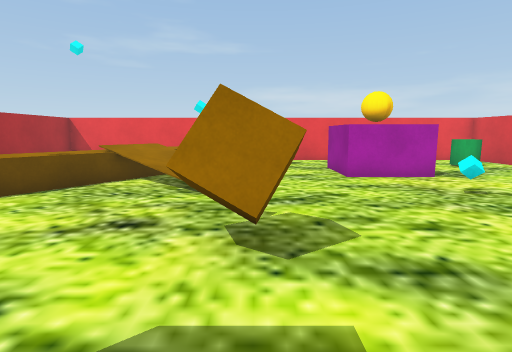
view 1 (above)

15 first-person views from a walk through a scene from a Unity 3-D project. The camera is 1.3 m above the floor, tilts 8° down and sees 80° across. The floor is counted in squares, 1 m on a side. Each view is taken from the middle of a square. On the plan, view 1 faces up. The plan holds only what a view shows up to about 14 squares ahead; the rest is blank. The place goes on beyond the plan. The player character is not drawn.

view 2
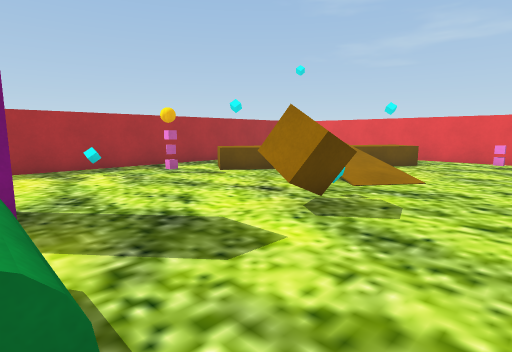

view 3
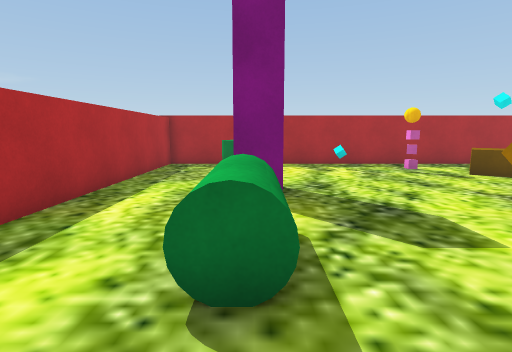

view 4
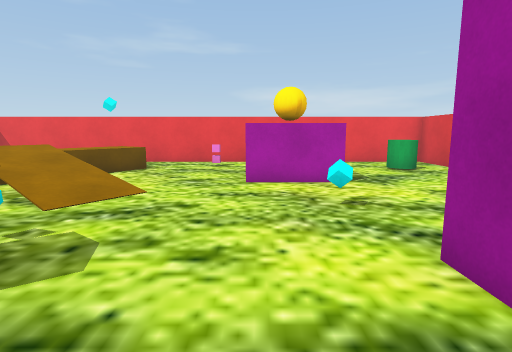

view 5
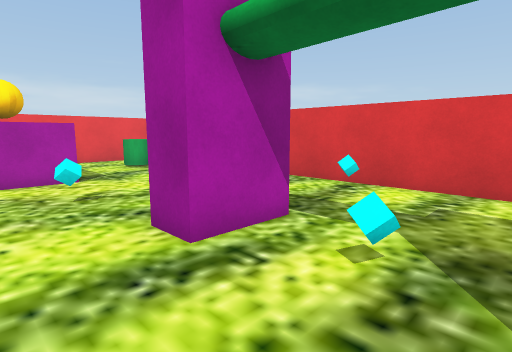

view 6
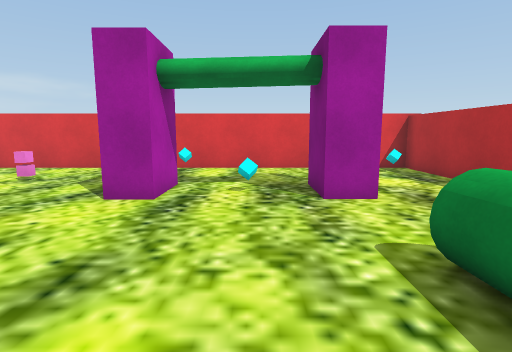

view 7
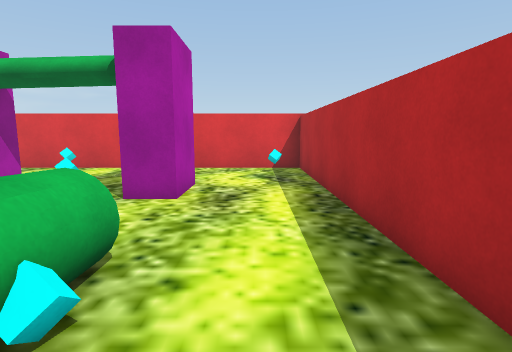

view 8
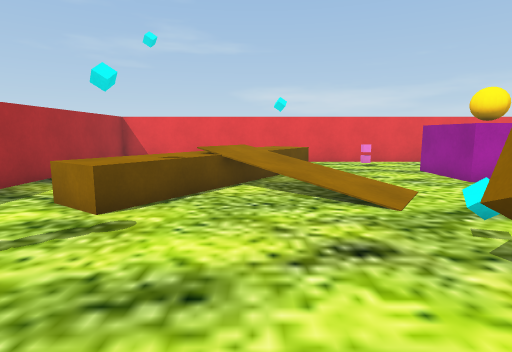

view 9
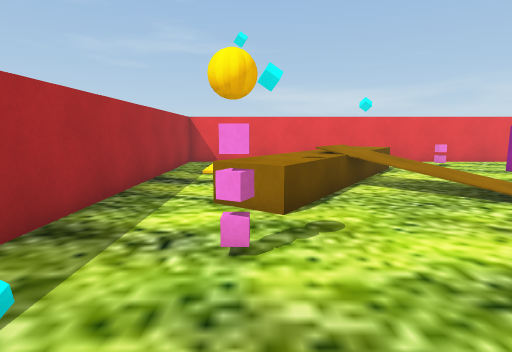

view 10
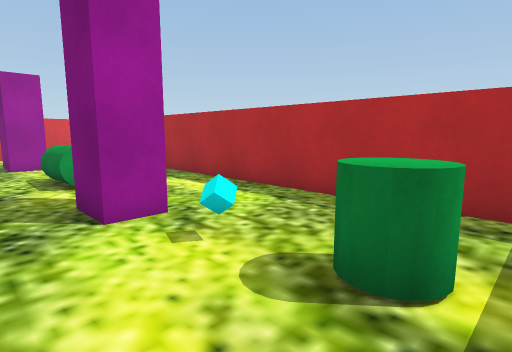

view 11
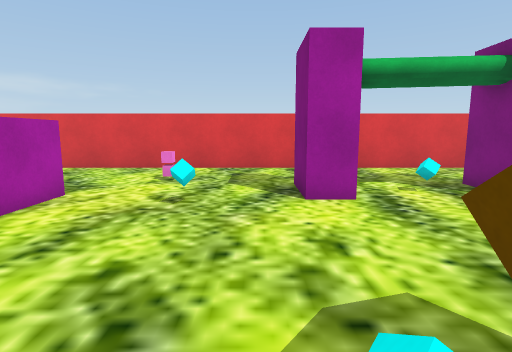

view 12
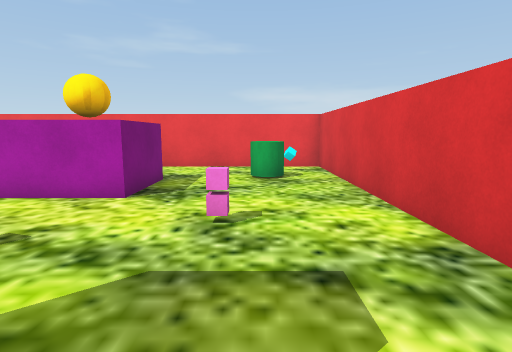

view 13
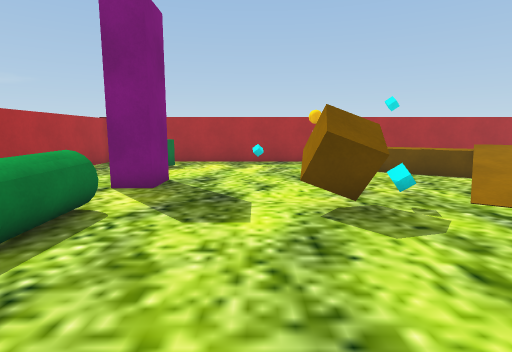

view 14
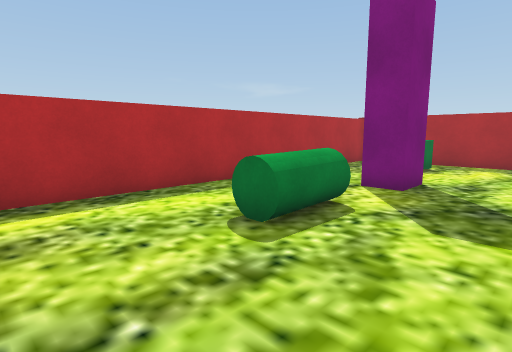

view 15
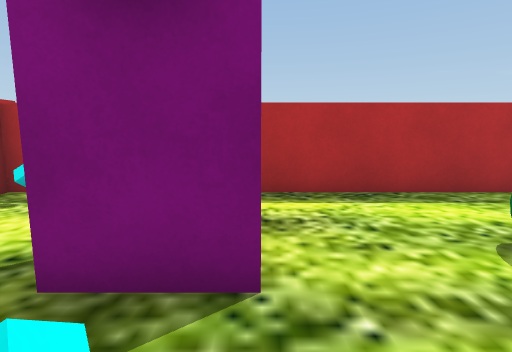

### Floor plan
Key: @ floor where view 1 was taken; # wall or solid block; . main floor; : floor 0.25 m higher than the main floor; + floor 0.75 m higher than the main floor; / step, stairs or slope; = window, fence, low wall or low ledge; v drop or lower ground; C green cylinder; Y cyan cube; B brown cube; P pink cube; L block; O other object.
Columns run from 9 left of view 1 to 11 right of it. Each row starts with its distance up from view 1.
 15 #####################
 14 #.      ..........O.#
 13 #.      ..O......C..#
 12 #.    =O=........CC.#
 11 #.:   +=....###.....#
 10 #..  //.....###.....#
  9 #.. =////...###.....#
  8 #..v#=////..........#
  7 #.=#=..//.......P...#
  6 #..==........Y......#
  5 #...................#
  4 #..P....BY....###...#
  3 #.......BB....###.Y.#
  2 #.Y.................#
  1 #..............Y....#
  0 #........@....LL....#
 -1 #.C.Y.#..CCC..LLL...#
 -2 #.C......CY.........#
 -3 #...................#
 -4 #.................Y.#
 -5 #####################

Positions as (right, up) in squares from view 1, and headings:
1: (0, 0), facing up
2: (3, -1), facing up-left
3: (4, -1), facing left
4: (3, 1), facing up
5: (3, 0), facing up-right
6: (-1, 1), facing right
7: (-1, -3), facing right
8: (-3, 1), facing up
9: (-6, 1), facing up
10: (-8, 1), facing down-right
11: (-1, 5), facing right
12: (8, 3), facing up
13: (5, 2), facing left
14: (5, 2), facing down-left
15: (5, 2), facing down
